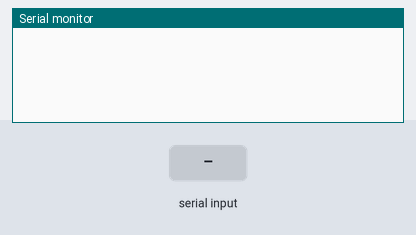
Simulated run of this program. Board: ESP32. Shown: the last lines printed to the serial monitor. Inputs (shaded band) come from the test bench.

Above: at 1.2 s.
1.3 s: "MyEsp32\n" received over the second serial link
At 2.2 s:
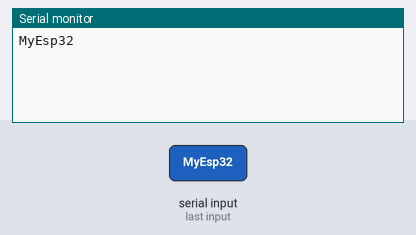
2.8 s: "1" received over the second serial link
At 3.4 s:
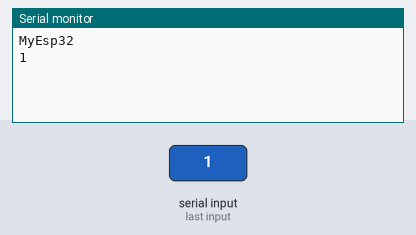

The program:

main.cpp
```cpp
// Exemplo 02  disponível da Arduino IDE (Arquivo - exemplos - DabbleEsp32 - 02 -Terminal) com comentários adicionais:
/*
   Terminal Module is like a chat box. It allows you to send and receive commands between your
   board and smartphone.

   You can reduce the size of library compiled by enabling only those modules that you
   want to use. For this first define CUSTOM_SETTINGS followed by defining
   INCLUDE_modulename.

   Explore more on: https://thestempedia.com/docs/dabble/terminal-module/

   1 - Inclusão de bibliotecas e definição de configurações:
*/

// As linhas "#define CUSTOM_SETTINGS" e "#define INCLUDE_TERMINAL_MODULE" são usadas para definir configurações para o programa e incluir módulo Terminal na biblioteca DabbleESP32.
#define CUSTOM_SETTINGS
#define INCLUDE_TERMINAL_MODULE
#include <DabbleESP32.h>
String Serialdata = "";
bool dataflag = 0;
void setup() {

//A linha "Serial.begin(115200);" configura a comunicação serial com uma taxa de transmissão de dados de 115200 bits por segundo.
//A linha "Dabble.begin("MyEsp32");" inicia a biblioteca DabbleESP32 e define o nome do dispositivo Bluetooth como "MyEsp32".

  Serial.begin(115200);       // make sure your Serial Monitor is also set at this baud rate.
  Dabble.begin("professor");    //set bluetooth name of your device
}

void loop() {
//A linha "Dabble.processInput();" é usada para atualizar os dados obtidos do smartphone.
  Dabble.processInput();             //this function is used to refresh data obtained from smartphone.Hence calling this function is mandatory in order to get data properly from your mobile.
  while (Serial.available() != 0)
  /*
  A estrutura "while (Serial.available() != 0)" verifica se há dados disponíveis para leitura na porta serial.
  Se houver dados disponíveis, eles são lidos e concatenados na variável "Serialdata" até que nenhum dado esteja mais disponível.
  A variável "dataflag" é definida como 1 para indicar que dados foram recebidos.

  */
  {
    Serialdata = String(Serialdata + char(Serial.read()));
    dataflag = 1;
  }
  if (dataflag == 1)
  {
    //Impressão dos dados recebidos no Terminal: Se "dataflag" for igual a 1, isso significa que foram recebidos dados da porta serial.
    //A função "Terminal.print(Serialdata);" imprime os dados recebidos no Terminal
    Terminal.print(Serialdata);
    Serialdata = "";
    dataflag = 0;
  }
  if (Terminal.available() != 0)
  {

    /*
    Envio de dados do Terminal para a porta serial: A estrutura "if (Terminal.available() != 0)" verifica se há dados disponíveis para leitura no Terminal.
    Se houver dados disponíveis, eles são lidos e enviados para a porta serial usando a função "Serial.write(Terminal.read())".
    Em seguida, uma nova linha é enviada usando "Serial.println()".

    */
    while (Terminal.available() != 0)
    {
      Serial.write(Terminal.read());
    }
    Serial.println();

    /* caso desejar realizar outra função ao digitar o valor no terminal do app Dabble a partir deste exemplo, usar algo como a estrutura abaixo, substituindo o trecho acima
    dentro do bloco "if"

    String command = Terminal.readString(); // Ler o comando enviado pelo terminal

    incremento = command.toInt(); // Converter o comando para um valor inteiro

      Terminal.print("Increment applied: "); //retorna a mensagem para o terminal
      Terminal.println(incremento);

    */
  }
}
```

Measured:
- after the input at 1.3 s, the serial monitor: prints a new line at once (image 1)
- after the input at 2.8 s, the serial monitor: prints a new line at once (image 2)
